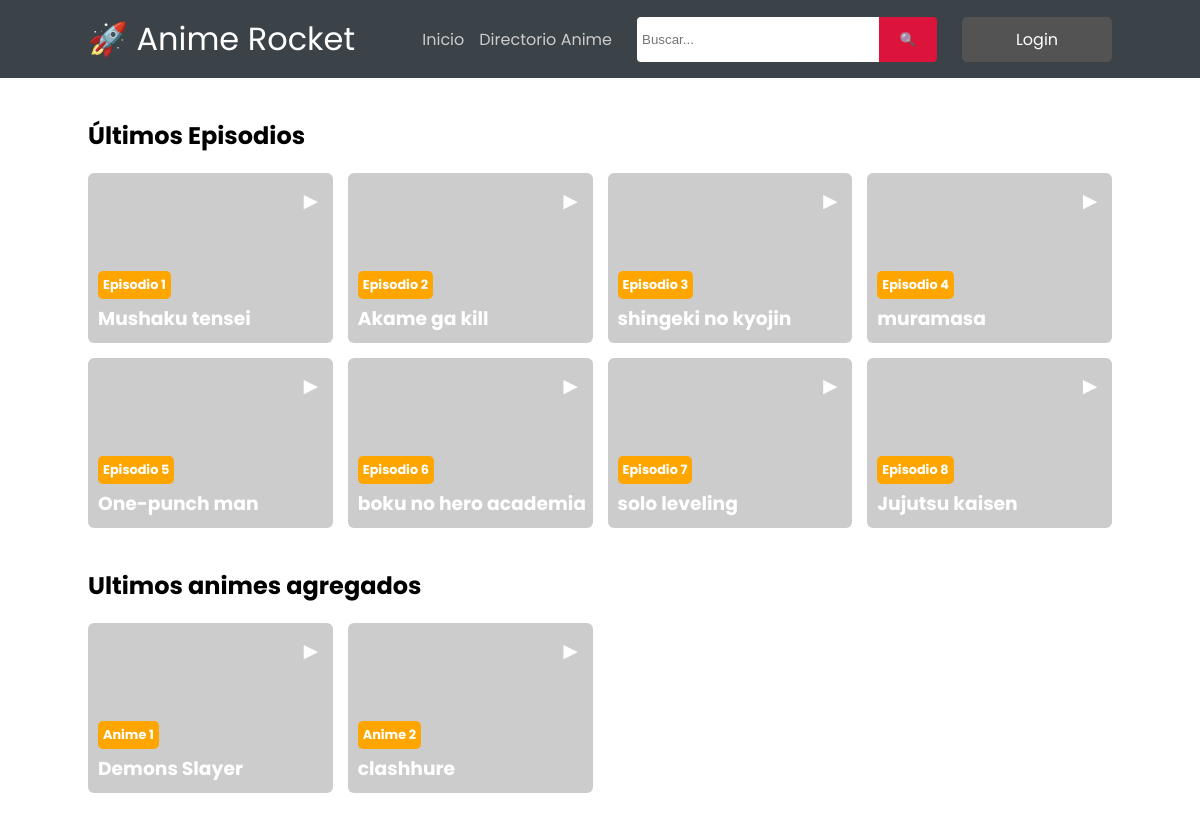
The page / on the database its author committed.
### tables this page shows
CREATE TABLE `videos` (
  `id` int(11) NOT NULL,
  `titulo` varchar(55) NOT NULL,
  `thumbnail` varchar(255) NOT NULL,
  `archivo` varchar(255) NOT NULL,
  `categoria` varchar(11) NOT NULL,
  `lista` int(4) NOT NULL,
  `fecha_insercion` date NOT NULL,
  `fecha_publicacion` timestamp NOT NULL DEFAULT current_timestamp() ON UPDATE current_timestamp(),
  `orden` int(4) NOT NULL
);

CREATE TABLE `listas` (
  `id` int(11) NOT NULL,
  `titulo` varchar(30) NOT NULL,
  `sipnosis` varchar(255) NOT NULL,
  `thumbnail` varchar(255) NOT NULL,
  `capitulos` varchar(255) NOT NULL,
  `fecha_insercion` date NOT NULL,
  `votos` float(1,1) NOT NULL,
  `anio` timestamp NOT NULL DEFAULT current_timestamp() ON UPDATE current_timestamp()
);

### config/videos.php (called while the page is built, shortened)
<?php
class videos extends mysqli
{
    public function get_videos(){
        $consulta = "SELECT * FROM videos";
        $query=$this->query($consulta);
        return $query;
    }
}
?>

### config/listas.php (called while the page is built, shortened)
<?php
class listas extends mysqli
{
    public function get_listas(){
        $consulta = "SELECT * FROM listas";
        $query=$this->query($consulta);
        return $query;
    }
}

### index.php (the view, shortened to what this page needs)
<!DOCTYPE html>
<html lang="es-MX">
<head>
  <link rel="stylesheet" href="css/styles.css">
</head>
<body>
  <header>
    <div class="header">
    <div class="logo">🚀 Anime Rocket</div>
      <nav>
        <ul>
          <li><a href="index.php">Inicio</a></li>
          <li><a href="directorio.php">Directorio Anime</a></li>
        </ul>
        <div id="search">
         <form action= "index.php" method= "POST">
          <input type="text" placeholder="Buscar..." name="texto">
          <input type="submit" name="search" value="🔍">
       </form>
      </div>
        <a href="usuarios/index.php" class="login">Login</a>
      </nav>
    </div>
  </header>
  <section id="main">
    <h2>Últimos Episodios</h2>
    <div class="episodes">
    <?php
        require_once 'config/videos.php';
        require_once 'config/listas.php';
        $videos= new videos("localhost","root","","anime_rocket");
        if (isset($_POST['search'])){
          $result = $videos ->search($_POST['texto']);
        } else {
            $result = $videos ->get_videos();
        }
        while ($row = $result ->fetch_array()) {
    ?>
      <div class="episode">
        <p class="icon">►</p>
        <img src="<?php echo $row ['thumbnail']; ?>" alt="">
        <div class="episode_description">
          <p class="episode_number">Episodio <?php echo $row ['id'];?></p>
          <h3 class="episode_title"><?php echo $row ['titulo'];?></h3>
        </div>
      </div>
    <?php
    }
    ?>
    </div>
</section>
<section id="main">
<h1>Ultimos animes agregados</h1>
<div class="episodes">
<?php
        $listas= new listas ("localhost","root","","anime_rocket");
        if (isset($_POST['search'])){
            $result = $listas ->search($_POST['texto']);
        } else {
            $result = $listas ->get_listas();
        }
        while ($row = $result ->fetch_array()) {
    ?>
      <div class="episode">
        <p class="icon">►</p>
        <img src="<?php echo $row ['thumbnail']; ?>" alt="">
        <div class="episode_description">
          <p class="episode_number">Anime <?php echo $row ['id'];?></p>
          <h3 class="episode_title"><?php echo $row ['titulo'];?></h3>
        </div>
      </div>
    <?php
    }
    ?>
    </div>
  </section>
</body>
</html>

### css/styles.css (style rules this page uses)
* { margin: 0; padding: 0; }
body { font-family: 'Poppins', sans-serif; }
header { background: #3b4248; padding: 15px 0; width: 100%; }
.header { display: flex; max-width: 1024px; margin: auto; align-items: center; justify-content: space-between; }
.logo { font-size: 2rem; color: #fff; }
nav { display: flex; gap: 25px; }
nav ul { list-style: none; display: flex; align-items: center; gap: 15px; }
nav ul a { text-decoration: none; color: #ccc; font-size: 1rem; display: block; transition: all 0.5s ease; }
#search form { display: flex; align-items: center; width: 300px; }
#search form input { width: 80%; height: 35px; padding: 5px; border: none; border-radius: 4px 0 0 4px; }
#search form input[type='submit'] { width: 20%; height: 45px; background-color: crimson; border: none; border-radius: 0 4px 4px 0; }
.login { display: flex; justify-content: center; align-items: center; width: 150px; background: #535353; border-radius: 5px; text-decoration: none; color: #fff; text-align: center; transition: all 0.5s ease; }
#main { max-width: 1024px; margin: 40px auto; }
.episodes { display: grid; grid-template-columns: repeat(4, 1fr); gap: 15px; margin-top: 20px; }
.episode { position: relative; overflow: hidden; border-radius: 6px; cursor: pointer; }
.episode img { width: 100%; height: 100%; object-fit: cover; transition: all 0.5s ease-in-out; }
.icon { color: #fff; font-size: 1.5rem; position: absolute; top: 10px; right: 10px; }
.episode_description { position: absolute; bottom: 10px; left: 10px; color: #fff; }
.episode_number { background: orange; font-size: 0.8rem; font-weight: bold; width: auto; padding: 5px; border-radius: 5px; display: inline-block; margin-bottom: 5px; }

### rows shown on the page
videos: id "1", titulo "Mushaku tensei"
videos: id "2", titulo "Akame ga kill"
videos: id "3", titulo "shingeki no kyojin"
videos: id "4", titulo "muramasa"
videos: id "5", titulo "One-punch man"
videos: id "6", titulo "boku no hero academia"
videos: id "7", titulo "solo leveling"
videos: id "8", titulo "Jujutsu kaisen"
listas: id "1", titulo "Demons Slayer"
listas: id "2", titulo "clashhure"
